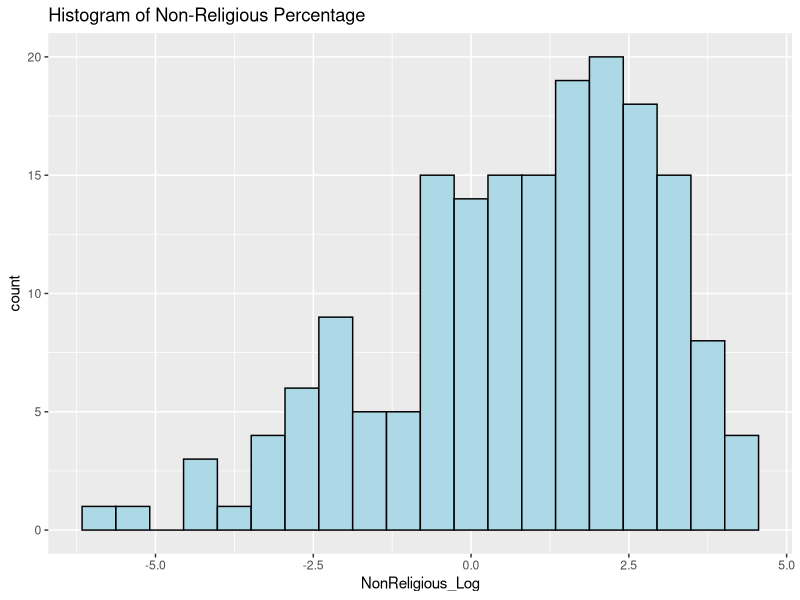
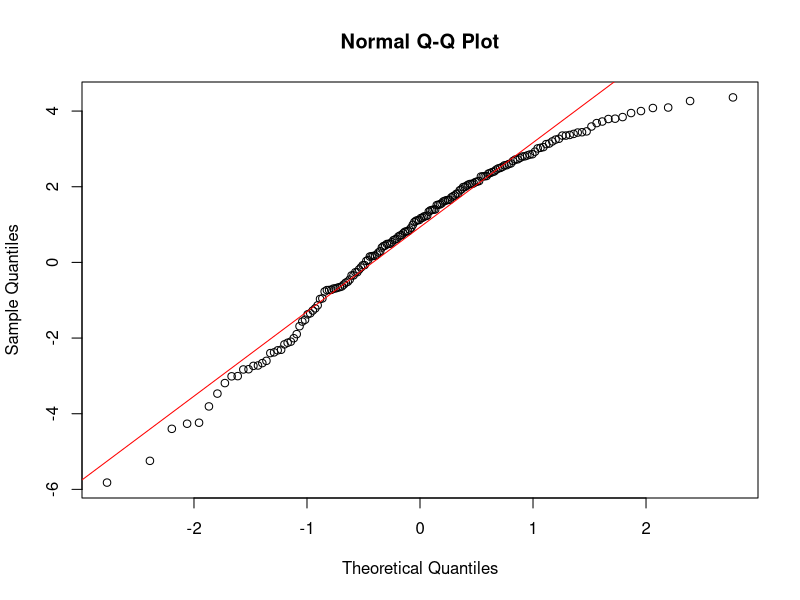
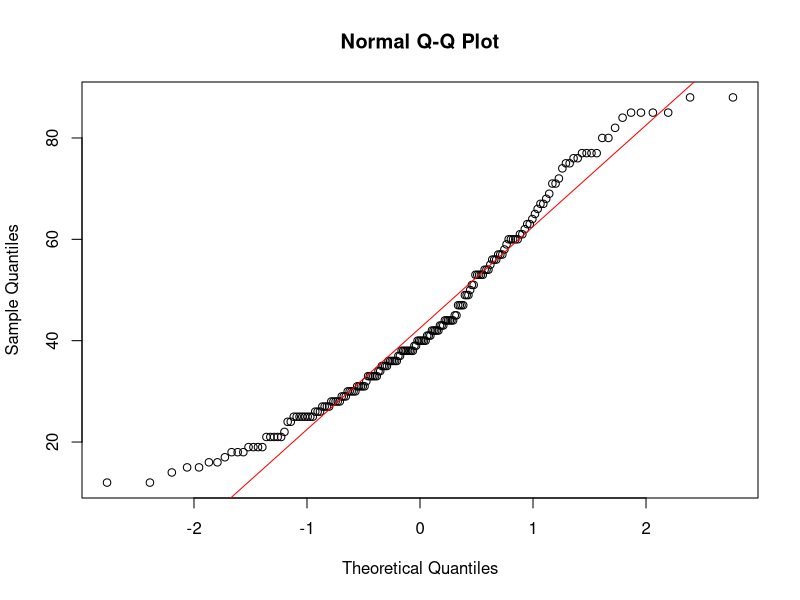
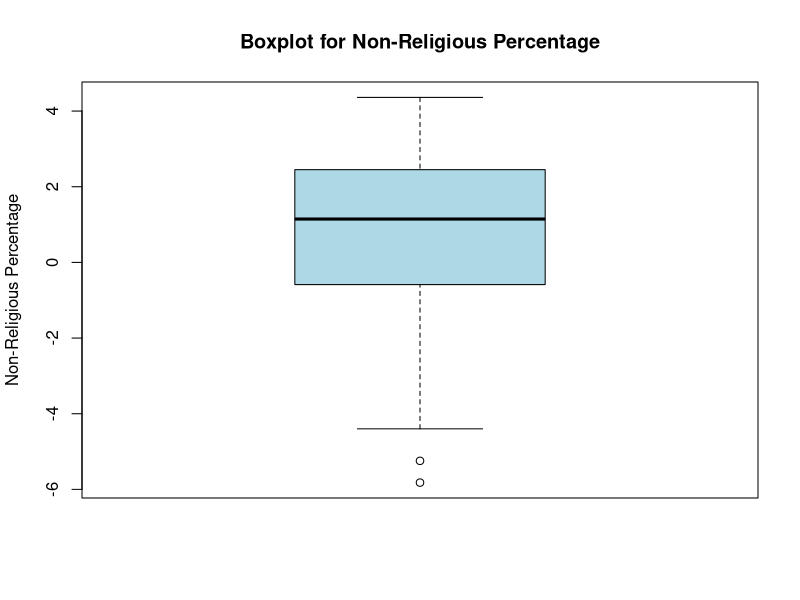
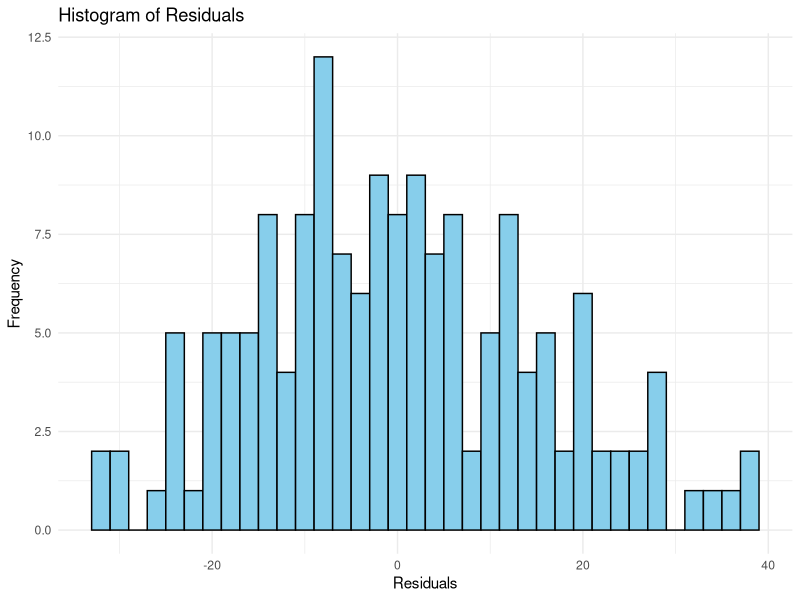
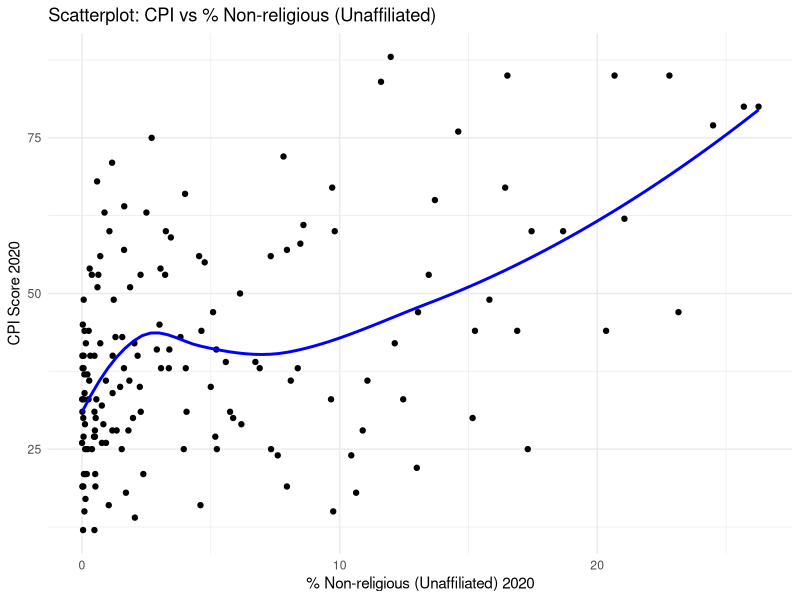
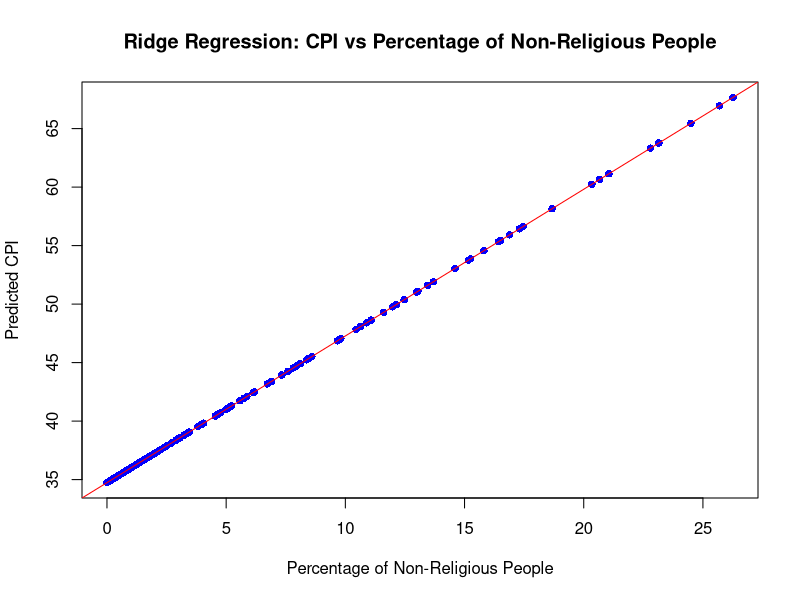

These figures' R source, in order:
## ---- chunk 1
# Load tidyverse and readr packages

library(tidyverse)
library(readr)

# Import religion_by_country and corruption_by_country datasets

religion_by_country <- read_csv("religion-by-country-2024.csv")

corruption_by_country <- read_delim("CPI2020_for_merge.csv", delim = ";", escape_double = FALSE, trim_ws = TRUE)

corruption_by_country$`CPI score 2020`<- as.numeric(corruption_by_country$`CPI score 2020`)
#Changing the column type from chr to numeric
class(corruption_by_country$`CPI score 2020`) 

## ---- chunk 2
# We have missing data for 2020 for United State, so we are gonna use the data from 2010 as an alternative

religion_by_country[religion_by_country$country == "United States", c("ReligionByCountry_TotalReligious_2020",  "religionByCountry_christians_2020", 
"religionByCountry_muslims_2020", "religionByCountry_hindus_2020", 
"religionByCountry_buddhists_2020", "religionByCountry_folkReligions_2020", 
"religionByCountry_jews_2020", "religionByCountry_other_2020", 
"religionByCountry_unaffiliated_2020")] <- religion_by_country[religion_by_country$country == "United States", c("total", "religionByCountry_christians", 
"religionByCountry_muslims", "religionByCountry_hindus", 
"religionByCountry_buddhists", "religionByCountry_folkReligions", 
"religionByCountry_jews", "religionByCountry_other", 
"religionByCountry_unaffiliated")]

#This piece of code copies the data for United States from 2010 into 2020 columns
## ---- chunk 3

dput(names(religion_by_country))


# Filter religion_by_country dataset only including the data from 2020

religion_by_country <- religion_by_country %>% select("country", "ReligionByCountry_TotalReligious_2020",  "religionByCountry_christians_2020", 
"religionByCountry_muslims_2020", "religionByCountry_hindus_2020", 
"religionByCountry_buddhists_2020", "religionByCountry_folkReligions_2020", 
"religionByCountry_jews_2020", "religionByCountry_other_2020", 
"religionByCountry_unaffiliated_2020")



## ---- chunk 4
# Create new columns

#Total population
percentage_religion_by_country <- religion_by_country %>% mutate(
  total_population = ReligionByCountry_TotalReligious_2020 + religionByCountry_unaffiliated_2020
)

#Proportion of individuals from each religion
percentage_religion_by_country <- percentage_religion_by_country %>% mutate(
  percentage_ReligionByCountry_TotalReligious_2020 = ((ReligionByCountry_TotalReligious_2020
)/total_population)*100,
  percentage_religionByCountry_christians_2020 = ((religionByCountry_christians_2020
)/total_population)*100,
percentage_religionByCountry_muslims_2020 =((religionByCountry_muslims_2020
)/total_population)*100,
percentage_religionByCountry_hindus_2020 = ((religionByCountry_hindus_2020
)/total_population)*100,
percetage_religionByCountry_buddhists_2020 = ((religionByCountry_buddhists_2020
)/total_population)*100,
percentage_religionByCountry_folkReligions_2020 = ((religionByCountry_folkReligions_2020
)/total_population)*100,
percentage_religionByCountry_jews_2020 = ((religionByCountry_jews_2020
)/total_population)*100,
percentage_religionByCountry_other_2020 = ((religionByCountry_other_2020
)/total_population)*100,
percentage_religionByCountry_unaffiliated_2020 = ((religionByCountry_unaffiliated_2020
)/total_population)*100
)

# Remove the other columns that do not include the proportions of individuals
percentage_religion_by_country <- percentage_religion_by_country %>% select(-starts_with("religion", ignore.case = TRUE))

## ---- chunk 5
# Rename "Country" to "country" from corruption_by_country dataset

corruption_by_country <- corruption_by_country %>% rename(country = Country)

# Use full_join() from tidyverse to merge the datasets by country. By doing that, if a country is included in the dataset 1 but not in dataset 2, the columms of dataset 2 will contain "NA" values for that rows and viceversa

merged_dataset <- full_join(percentage_religion_by_country, corruption_by_country, by = "country")

## ---- chunk 6
# Remove from merged_dataset those countries with NA values for total_population

merged_dataset <- merged_dataset %>% filter(!is.na(total_population))

# Remove from merged_dataset those countries with NA values for CPI score 2020

merged_dataset <- merged_dataset %>% filter(!is.na(`CPI score 2020`))
## ---- chunk 7
# Histogram for each variable

# Apply log transformation
merged_dataset$NonReligious_Log <- log(merged_dataset$percentage_religionByCountry_unaffiliated_2020)

# Check histogram for original non-religious percentage
ggplot(merged_dataset, aes(x = NonReligious_Log)) + 
  geom_histogram(bins = 20, fill = "lightblue", color = "black") +
  labs(title = "Histogram of Non-Religious Percentage")

# Q-Q plot for original non-religious percentage
qqnorm(merged_dataset$NonReligious_Log)
qqline(merged_dataset$NonReligious_Log, col = "red")

# Q-Q plot for CPI score 2020
qqnorm(merged_dataset$`CPI score 2020`)
qqline(merged_dataset$`CPI score 2020`, col = "red")

## ---- chunk 8
# Boxplot to check for outliers in 'percentage_religionByCountry_unaffiliated_2020'
boxplot(merged_dataset$NonReligious_Log,
        main = "Boxplot for Non-Religious Percentage",
        ylab = "Non-Religious Percentage",
        col = "lightblue")
## ---- chunk 9

# Example using IQR to remove outliers
Q1 <- quantile(merged_dataset$percentage_religionByCountry_unaffiliated_2020, 0.25, na.rm = TRUE)
Q3 <- quantile(merged_dataset$percentage_religionByCountry_unaffiliated_2020, 0.75, na.rm = TRUE)
IQR_value <- Q3 - Q1

# Filtering dataset to remove outliers
merged_dataset_filtered <- merged_dataset %>%
  filter(
    percentage_religionByCountry_unaffiliated_2020 > (Q1 - 1.5 * IQR_value) &
    percentage_religionByCountry_unaffiliated_2020 < (Q3 + 1.5 * IQR_value)
  )

## ---- chunk 10

#Applying Spearman's correlation
cor(merged_dataset_filtered$percentage_religionByCountry_unaffiliated_2020, merged_dataset_filtered$`CPI score 2020`, method = "spearman")

## ---- chunk 11

# Assuming merged_dataset_filtered contains the necessary variables

# Multiple Regression Model
model <- lm(`CPI score 2020` ~ 
                                percentage_religionByCountry_unaffiliated_2020, 
                                data = merged_dataset_filtered)

# Summarize the model to check coefficients and significance
summary(model)

## ---- chunk 12

library(ggplot2)

# 1. Histogram of Residuals
# Assuming you have the residuals from the simple regression model
simple_model <- lm(`CPI score 2020` ~ percentage_religionByCountry_unaffiliated_2020, data = merged_dataset_filtered)
merged_dataset_filtered$residuals <- residuals(simple_model)

ggplot(merged_dataset_filtered, aes(x = residuals)) +
  geom_histogram(binwidth = 2, fill = "skyblue", color = "black") +
  labs(title = "Histogram of Residuals",
       x = "Residuals",
       y = "Frequency") +
  theme_minimal()

# 2. Scatterplot with Smoothing Line
ggplot(merged_dataset_filtered, aes(x = percentage_religionByCountry_unaffiliated_2020, y = `CPI score 2020`)) +
  geom_point() +
  geom_smooth(method = "loess", color = "blue", se = FALSE) +  # Loess smoothing line for monotonic trend
  labs(title = "Scatterplot: CPI vs % Non-religious (Unaffiliated)",
       x = "% Non-religious (Unaffiliated) 2020",
       y = "CPI Score 2020") +
  theme_minimal()

## ---- chunk 13

#Ridge regression

x <- as.matrix(merged_dataset_filtered[, "percentage_religionByCountry_unaffiliated_2020"])
#add a dummy variable since Ridge Regression expects two columns
x <- cbind(1, x)  # Adding an intercept term
y <- merged_dataset_filtered$`CPI score 2020`

library(glmnet)
#Performing cross-validation
model <- cv.glmnet(x, y, alpha = 0)

optimal_lambda <- model$lambda.min
coef(model, s = "lambda.min")

## ---- chunk 14


# Predicted values from the model
predictions <- predict(model, newx = x, s = "lambda.min")

# Plot the relationship
plot(merged_dataset_filtered$percentage_religionByCountry_unaffiliated_2020, predictions, 
     main = "Ridge Regression: CPI vs Percentage of Non-Religious People",
     xlab = "Percentage of Non-Religious People",
     ylab = "Predicted CPI",
     col = "blue", pch = 16)

# Add regression line
abline(lm(predictions ~ merged_dataset_filtered$percentage_religionByCountry_unaffiliated_2020), col = "red")

